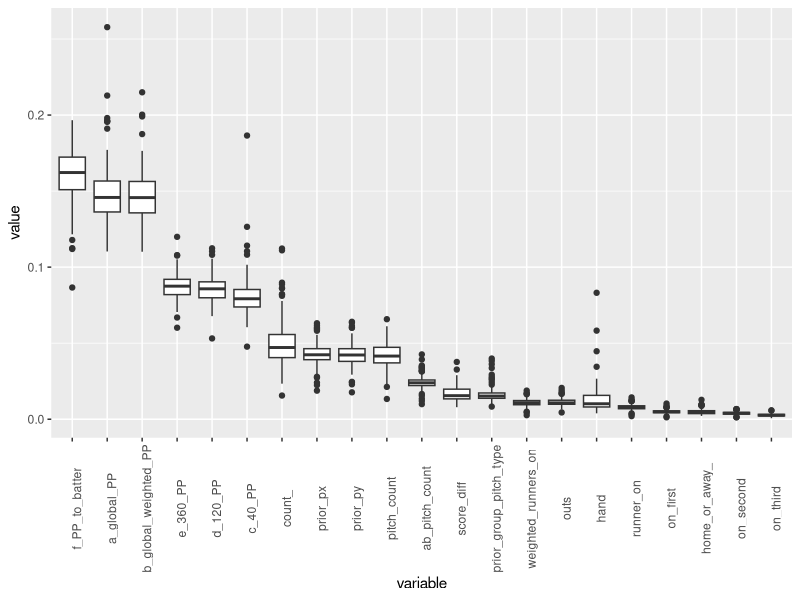
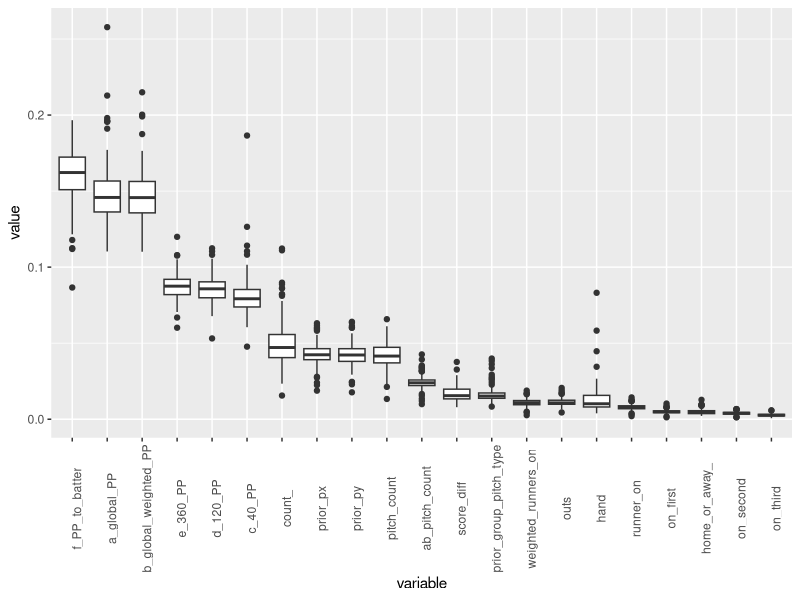

Write R code to recreate these figures, in order.
library('ggplot2')

#df <- read.csv('test.csv')
#
#ggplot(df, aes(x = max_value, y = pitch_vol)) +
#	geom_point()
#ggsave('volatility.pdf')
#
#ggplot(df, aes(x = max_value, y = ave_conf)) +
#	geom_point()
#ggsave('pitch_conf.pdf')
#
#ggplot(df, aes(x = max_value, y = sd_conf)) +
#	geom_point()
#ggsave('sd.pdf')
#
#ggplot(df, aes(x = max_value, y = train_size)) +
#	geom_point()
#ggsave('train_size.pdf')
#
#ggplot(df, aes(x = max_value, y = unique_pitches)) +
#	geom_point()
#ggsave('u_pitches.pdf')
#
#ggplot(df, aes(x = start_relief, y = max_value)) +
#       geom_boxplot()
#ggsave('s_vs_r.pdf')

df <- read.csv('../../feature_importance_ordered.csv')


ggplot(df, aes(x = variable,  y = value)) +
	geom_boxplot() +
	scale_x_discrete(limits = unique(df$variable)) + 
	theme(axis.text.x = element_text(angle = 90))
ggsave('fi_boxplot.pdf')
